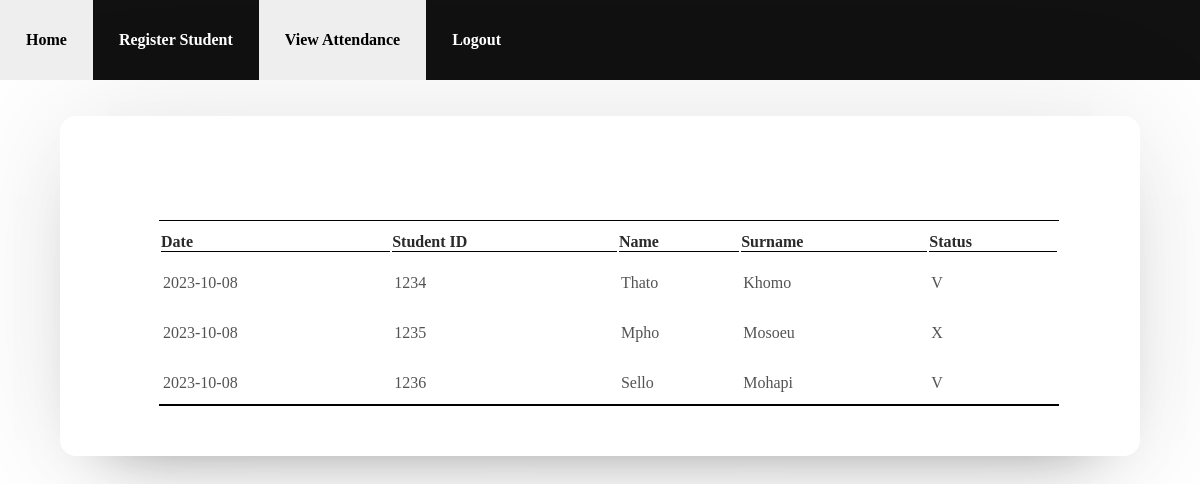
The app's page /student_attendance.php with its own data.
### tables this page shows
CREATE TABLE `attendance` (
  `attendance_id` int(11) NOT NULL,
  `student_id` int(11) NOT NULL,
  `attendance_date` varchar(20) NOT NULL,
  `attendance_status` varchar(1) NOT NULL
);

CREATE TABLE `students` (
  `student_id` int(11) NOT NULL,
  `name` varchar(40) NOT NULL,
  `surname` varchar(40) NOT NULL
);

### student_attendance.php (the view, shortened to what this page needs)
<?php
    include_once "connection.php";
?>
<!DOCTYPE html>
<html lang="en">
<head>
    <link rel="stylesheet" href="style.css">
</head>
<body>
    <nav>
        <ul class="nav-links">
            <li><a href="dashboard.php">Home</a></li>
            <li><a href="student_register.php">Register Student</a></li>
            <li><a class="active" href="student_attendance.php">View Attendance</a></li>
            <li> <a href="logout.php">Logout</a></li>
        </ul>
    </nav>
    <div class="wrapper">
    <div class="attendence-list">
        <br><br><br>
        <table class="tablecustom">
        <thead>
            <tr>
                <th>Date	</th>
                <th>Student ID	</th>
                <th>Name		</th>
                <th>Surname		</th>
                <th>Status		</th>
            </tr>
        </thead>
        <tbody>
            <?php
                $sql = "SELECT * FROM attendance
                INNER JOIN students ON students.student_id = attendance.student_id";
                $result = mysqli_query($conn, $sql) or die("bad query");
                if(mysqli_num_rows($result) > 0) {
                    while ($row = mysqli_fetch_assoc($result)) {
                        echo "<tr>";
                            echo "<td>". $row['attendance_date'] ."</td>";
                            echo "<td>" . $row['student_id'] . "</td>";
                            echo "<td>" . $row['name'] . "</td>";
                            echo "<td>" . $row['surname'] . "</td>";
                            echo "<td>" . $row['attendance_status'] . "</td>";
                        echo "</tr>";
                    }
                }
            ?>
            </tbody>
        </table>
    </div>
    </div>
</body>
</html>

### style.css (style rules this page uses)
* { margin: 0; padding: 0; box-sizing: border-box; text-decoration: none; }
.wrapper { margin-top: 3%; margin-left: 5%; background: #ffff; width: 90%; padding: 50px; border-radius: 16px; box-shadow: 0 0 128px 0 rgb(0, 0, 0, 0.1), 0 32px 64px -48px rgba(0, 0, 0, 0.5); }
nav { width: 100%; height: 80px; background-color: #111; align-content: center; }
.nav-links { list-style-type: none; margin: 0; padding: 0; overflow: hidden; }
.nav-links li { float: left; }
.nav-links li a { display: block; font-weight: bold; color: white; text-align: center; padding: 31px 26px; text-decoration: none; }
.nav-links .active { color: black; font-weight: bold; background-color: #eeeeee; }
.tablecustom { min-width: 900px; background: white; border-top: 1px solid black; border-bottom: 2px solid black; }
table { width: 90%; margin-left: 5%; }
.tablecustom thead th { padding-top: 10px; text-align: left; border-bottom: 1px solid black; }
.tablecustom thead { color: #2a2a2a; }
.tablecustom tbody td { color: #535353; font-weight: 400; padding-left: 2px; padding-bottom: 10px; padding-top: 20px; font-weight: 300; }

### records on screen
attendance: attendance_date "2023-10-08", student.student_id "1234", student.name "Thato", student.surname "Khomo", attendance_status "V"
attendance: attendance_date "2023-10-08", student.student_id "1235", student.name "Mpho", student.surname "Mosoeu", attendance_status "X"
attendance: attendance_date "2023-10-08", student.student_id "1236", student.name "Sello", student.surname "Mohapi", attendance_status "V"
